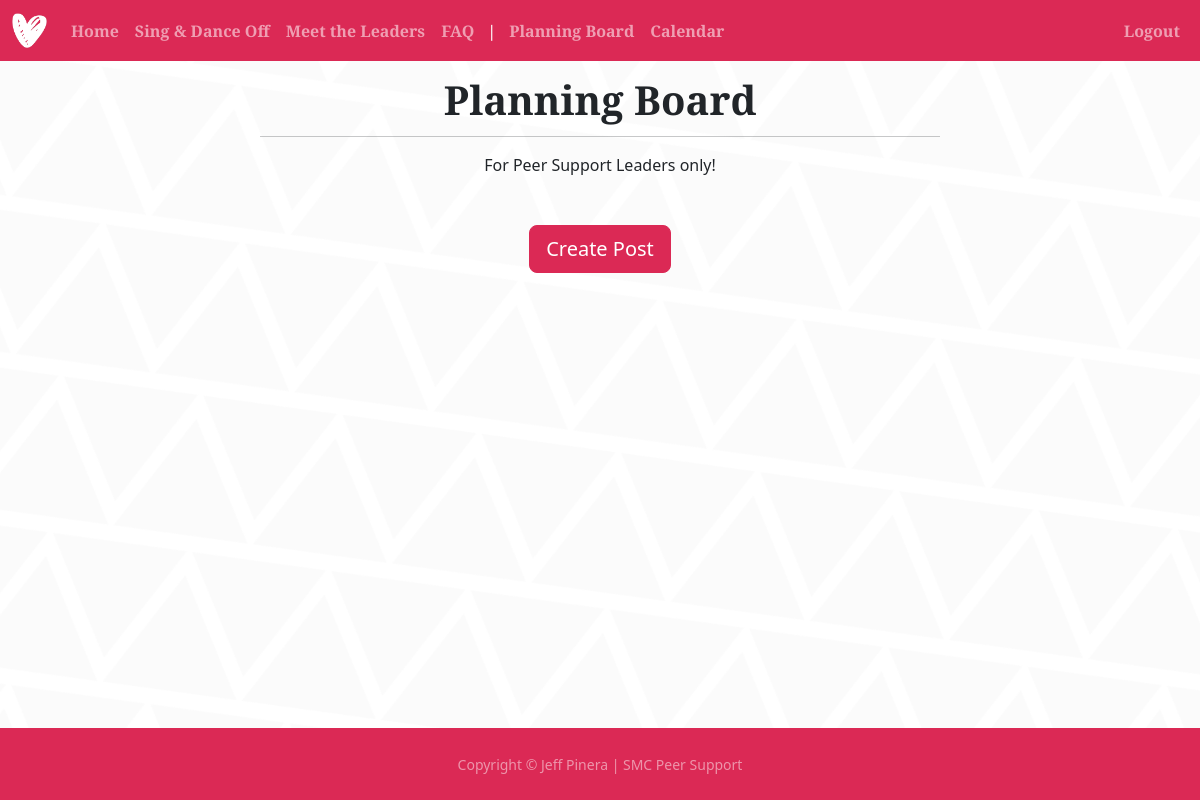
/blog (signed in), run on an earlier commit of the app's database.
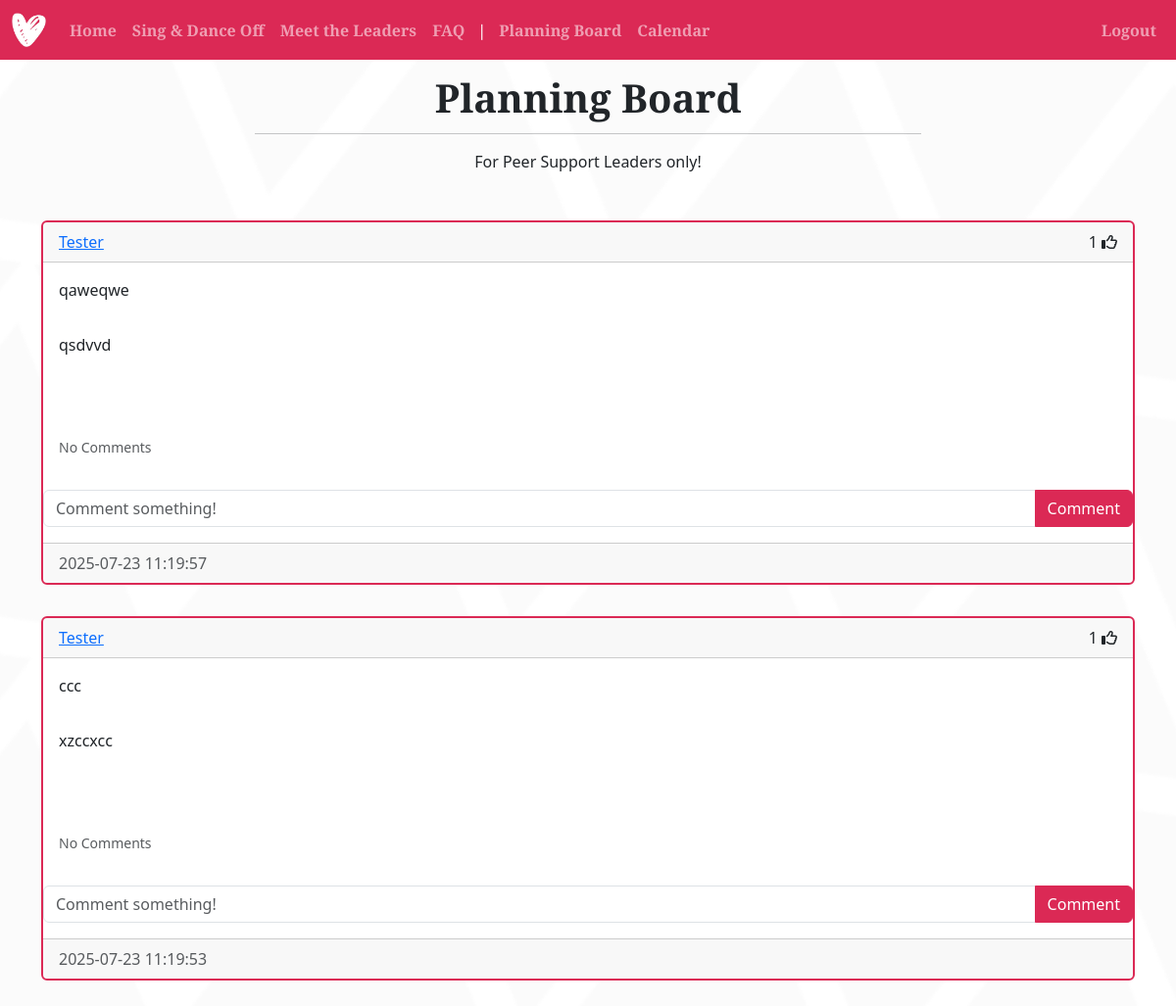
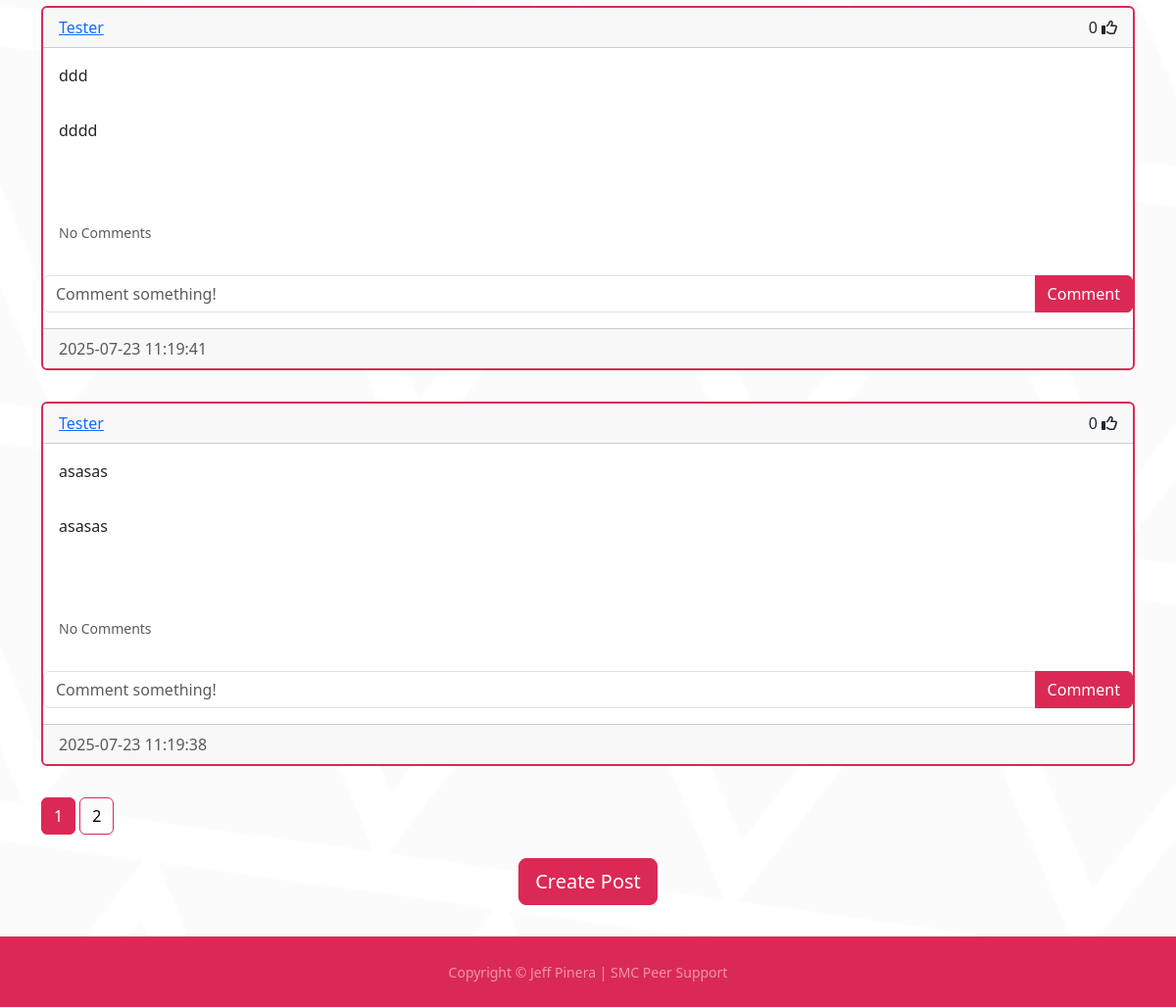
And on a later commit of the database (2 pictures, top to bottom).
### website/models.py (models this page shows)
class Post(db.Model):
    id = db.Column(db.Integer, primary_key=True)
    title = db.Column(db.String(150), nullable=False)
    content = db.Column(db.Text, nullable=False)
    date_created = db.Column(db.DateTime(timezone=True), default=func.now())
    author = db.Column(db.Integer, db.ForeignKey(
        'user.id', ondelete="CASCADE"), nullable=False)
    comments = db.relationship('Comment', backref='post', passive_deletes=True)
    likes = db.relationship('Like', backref='post', passive_deletes=True)

class User(db.Model, UserMixin):
    id = db.Column(db.Integer, primary_key=True)
    email = db.Column(db.String(150), unique=True)
    username = db.Column(db.String(150), unique=True)
    password = db.Column(db.String(150))
    date_created = db.Column(db.DateTime(timezone=True), default=func.now())
    posts = db.relationship('Post', backref='user', passive_deletes=True)
    comments = db.relationship('Comment', backref='user', passive_deletes=True)
    likes = db.relationship('Like', backref='user', passive_deletes=True)

### website/views.py (the view)
@views.route("/blog")
@login_required
def blog():
    page = request.args.get('page', 1, type=int)
    posts = Post.query.order_by(
        Post.date_created.desc()).paginate(page=page, per_page=4)
    return render_template("blog.html", user=current_user, posts=posts)

### website/__init__.py (called while the page is built)
def create_app():
    app = Flask(__name__)
    app.config['SECRET_KEY'] = "9TGpWEMCbL"
    app.config['SQLALCHEMY_DATABASE_URI'] = f'sqlite:///{DB_NAME}'
    db.init_app(app)
    from .views import views
    from .auth import auth
    app.register_blueprint(views, url_prefix="/")
    app.register_blueprint(auth, url_prefix="/")
    from .models import User
    with app.app_context():
        db.create_all()
    login_manager = LoginManager()
    login_manager.login_view = "auth.login"
    login_manager.init_app(app)
    @login_manager.user_loader
    def load_user(id):
        return User.query.get(int(id))
    return app

### website/templates/blog.html
{% extends "posts_div.html" %} {% block title %} Planning Board • Peer Support SMC {% endblock %}

### website/templates/posts_div.html (shortened to what this page needs)
{% extends "template.html" %} {% block title %} Planning Board • Peer Support SMC {% endblock %}
{% block content %}
<section>
    <div class="container px-4 px-lg-5 h-100 navspace">
        <div class="row gx-4 gx-lg-5 h-100 align-items-center justify-content-center text-center">
            <div class="col-lg-8 align-self-end">
                <h1 class="text-dark headings-font">{{username}} Planning Board</h1>
                <hr class="divider" />
                <p class="text-white-75 mb-5">For Peer Support Leaders only!</p>
            </div>
        </div>
    </div>
</section>
<div id="posts" class="container">
    {% for post in posts %}
    <div class="card textbox-border">
        <div class="card-header d-flex justify-content-between align-items-center">
            <a href="/posts/{{post.user.username}}">{{post.user.username}}</a>
            <div>
                <span id="likes-count-{{post.id}}">{{ post.likes|length }}</span>
                {% if user.id in post.likes|map(attribute="author")|list %}
                <i class="fas fa-thumbs-up" id="like-button-{{post.id}}" onclick="like({{post.id}})"></i>
                {% else %}
                <i class="far fa-thumbs-up" id="like-button-{{post.id}}" onclick="like({{post.id}})"></i>
                {% endif %}
            </div>
        </div>
        <div class="card-body">
            <div class="card-text">{{post.title}}</div>
        </div>
        <div class="card-body">
            <div class="card-text">{{post.content}}</div>
        </div>
<div class="spacer"></div>
        <p class="card-text">
            {% if post.comments|length > 0 %}
            <div class="m-3">
            <a data-bs-toggle="collapse" href="#comments-{{post.id}}" role="button">
                <small>View {{post.comments|length}} Comments</small>
            </a>
            </div>
            {% else %}
            <div class="m-3">
            <small class="text-muted">No Comments</small>
            </div>
            {% endif %}
        </p>
        <form class="input-group mb-3" method="POST" action="/create-comment/{{post.id}}">
            <input type="text" id="text" name="text" class="form-control" placeholder="Comment something!"/>
            <button type="submit" class="btn btn-primary red">Comment</button>
        </form>
        <div class="card-footer text-muted">{{post.date_created}}</div>
    </div>
<div class="spacer"></div>
    {% endfor %}
</div>
<div class="container">
{% for page_num in posts.iter_pages(left_edge=1, right_edge=1, left_current=1, right_current=2) %}
{% if page_num %}
{% if posts.page == page_num %}
<a class="btn btn-info mb-4 red" href="{{ url_for('views.blog', page=page_num)}}">{{ page_num }}</a>
{% else %}
<a class="btn btn-outline-info mb-4 red-outline" href="{{ url_for('views.blog', page=page_num)}}">{{ page_num }}</a>
{% endif %}
{% else %}
...
{% endif %}
{% endfor %}
</div>
{% block footer %}
<div align="center">
    <a href="/create-post">
        <button type="button" class="btn btn-primary btn-lg red">
            Create Post
        </button>
    </a>
</div>
<div class="spacer"></div>
{% endblock %}
{% endblock %}

### website/templates/template.html (shortened to what this page needs)
<!DOCTYPE html>
<html>
    <head>
        <link href="https://cdn.jsdelivr.net/npm/bootstrap@5.3.5/dist/css/bootstrap.min.css" rel="stylesheet">
        <link rel="stylesheet" type="text/css" href="{{ url_for('static', filename='main.css') }}">
    </head>
    <body>
        <nav class="navbar navbar-expand-lg navbar-dark red-nav navbar-sticky">
            <div class="container-fluid">
                            <a class="navbar-brand" href="/home">
      <img class="d-inline-block align-top" width="35px" height="35px" src="static/assets/img/heartlogowhite.png"
        alt="..."></a>
              <div class="collapse navbar-collapse" id="navbarNavAltMarkup">
                <div class="navbar-nav">
                  <a class="nav-link headings-font" aria-current="page" href="/home">Home</a>
                  <a class="nav-link headings-font" href="/singdanceoff">Sing & Dance Off</a>
                  <a class="nav-link headings-font" href="/leaders">Meet the Leaders</a>
                  <a class="nav-link headings-font" href="/faq">FAQ</a>
                </div>
                  {% if user.is_authenticated %}
                  <a class="nav-link headings-font nav-splitter">|</a>
                  <div class="navbar-nav">
                    <a class="nav-link headings-font" href="/blog">Planning Board</a>
                    <a class="nav-link headings-font" href="/calendar">Calendar</a>
                  </div>
                  <div class="navbar-nav ms-auto">
                    <a class="nav-link headings-font" href="/logout">Logout</a>
                  </div>
                  {% else %}
                  <div class="navbar-nav ms-auto">
                    <a class="nav-link headings-font" href="/sign-up">Sign Up</a>
                    <a class="nav-link headings-font" href="/login">Login</a>
                  </div>
                  {% endif %}
                </div>
              </div>
          </nav>
          <div class="flexit">
            {% block content %}
            {% endblock %}
          </div>
        <footer id="sticky-footer" class="flex-shrink-0 py-4 text-white-50 red-nav">
            <div class="container text-center">
              <small>Copyright <span>&copy;</span> Jeff Pinera | SMC Peer Support</small>
            </div>
        </footer>
    </body>
</html>

### website/static/main.css (style rules this page uses)
body { margin: 0; padding: 0; min-height: 100vh; display: flex; flex-direction: column; background-image: url("assets/img/tiles.png"); background-repeat: no-repeat; background-attachment: scroll; background-position: center center; background-size: cover; position: relative; }
footer { margin-top: auto; }
.spacer { padding: 1rem; }
.navspace { padding-top: 5rem; }
.navbar-sticky { position: fixed; top: 0; width: 100%; z-index: 10; }
.nav-splitter { padding-left: 5px; padding-right: 5px; }
.red { background-color: #db2955; border-color: #db2955; color: white; }
.red-nav { background-color: #db2955; border-color: #db2955; color: white; }
.red-outline { border-color: #db2955; color: black; }
.textbox-border { border-color: #db2955; border-width: 2px; }
.headings-font { margin-top: 0; font-family: "Merriweather Sans"; font-weight: bold; line-height: 1; }

What changed in the data, as far as the page shows it:
added Post: user.username "Tester", likes|length "1", title "qaweqwe", content "qsdvvd", date_created "2025-07-23 11:19:57"
added Post: user.username "Tester", likes|length "1", title "ccc", content "xzccxcc", date_created "2025-07-23 11:19:53"
added Post: user.username "Tester", likes|length "0", title "ddd", content "dddd", date_created "2025-07-23 11:19:41"
added Post: user.username "Tester", likes|length "0", title "asasas", content "asasas", date_created "2025-07-23 11:19:38"
Also different on the page:
new list line: "1"
new list line: "2"
